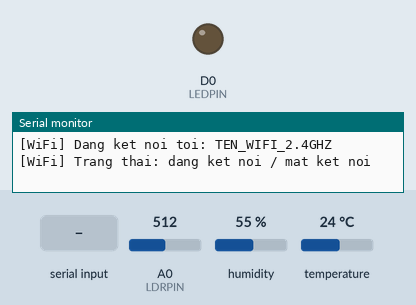
This sketch was run on a simulated ESP8266 (NodeMCU). Parts: output pins drawn as LEDs (lit = HIGH), the last lines printed to the serial monitor. Inputs (shaded band) come from the test bench; at power-on: A0 (LDRPIN) = 512, humidity 55 %, temperature 24 °C. WiFi joins after 1.5 s; servers stay silent unless stated; the local clock reads 2024-03-15 10:24:30 at power-on unless the sketch sets it; no MQTT or app messages arrive unless stated.

Above: at 1.2 s.
1.3 s: "ON\n" received over Serial
At 2.5 s:
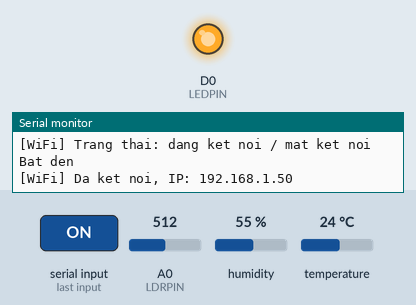
2.8 s: "OFF\n" received over Serial
At 3.8 s:
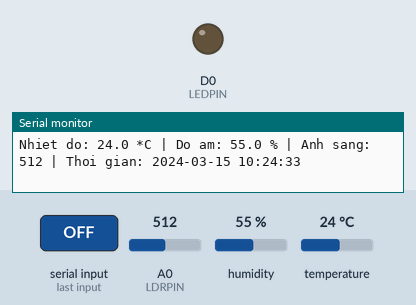
Timing chart, 0 to 5.8 s (numbered marks = the images above; inputs shaded):
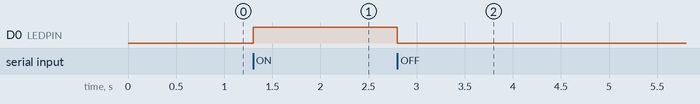

Measured:
- after the input at 1.3 s, D0 (LEDPIN): LOW → HIGH at once
- after the input at 2.8 s, D0 (LEDPIN): HIGH → LOW at once

The sketch:

sketch_aug29a.ino
```cpp
#include <ESP8266WiFi.h>
#include <PubSubClient.h>
#include "DHT.h"
#include <time.h>

const long GMT_OFFSET_SEC = 7 * 3600; // Gio Viet Nam UTC+7
const int DAYLIGHT_OFFSET_SEC = 0;

// ---------- Cau hinh phan cung ----------
#define DHTPIN D4        // Data DHT11 noi D4 (GPIO2)
#define DHTTYPE DHT11    // Loai cam bien DHT11
#define LDRPIN A0        // Quang tro noi A0
#define LEDPIN D0        // LED noi D0 (GPIO16) - relay/den that duy nhat hien co

// ---------- Cau hinh WiFi va MQTT - CAN CHINH TRUOC KHI NAP ----------
// WIFI_SSID, WIFI_PASSWORD, MQTT_HOST, MQTT_PORT, MQTT_USER, MQTT_PASSWORD nam trong secrets.h
// (khong dua len git). Lan dau: chep secrets.example.h thanh secrets.h roi dien thong tin that.
#include "secrets.h"
const char* NODE_ID       = "esp8266-01";

// ---------- Ma cam bien / thiet bi khop voi bang sensors/devices trong CSDL ----------
// LIGHT_01 la thiet bi that duy nhat (LED tren chan D0).
const char* SENSOR_CODE   = "SENSOR_01";
const char* DEVICE_CODE   = "LIGHT_01";

// ---------- Topic MQTT theo dung thiet ke Chuong 2.8 cua bao cao ----------
String TOPIC_SENSOR_DATA;    // iot/sensors/{sensorCode}/data   - ESP8266 -> Backend
String TOPIC_DEVICE_COMMAND; // iot/devices/{deviceCode}/command - Backend -> ESP8266
String TOPIC_DEVICE_STATUS;  // iot/devices/{deviceCode}/status  - ESP8266 -> Backend (ACK)
String TOPIC_HEARTBEAT;      // iot/nodes/{nodeId}/heartbeat     - ESP8266 -> Backend

const unsigned long SENSOR_INTERVAL_MS    = 2000;  // Chu ky publish du lieu cam bien
const unsigned long HEARTBEAT_INTERVAL_MS = 30000; // Chu ky gui heartbeat
const unsigned long WIFI_RETRY_MS         = 10000; // Chu ky thu lai WiFi khi mat ket noi
const unsigned long MQTT_RETRY_MS         = 3000;  // Chu ky thu lai MQTT khi mat ket noi

WiFiClient wifiClient;
PubSubClient mqttClient(wifiClient);
DHT dht(DHTPIN, DHTTYPE);

bool ledOn = false;
unsigned long lastSensorPublish = 0;
unsigned long lastHeartbeat = 0;
unsigned long lastWiFiAttempt = 0;
unsigned long lastMQTTAttempt = 0;

// Ham doc trung binh ADC de loc nhieu cho quang tro
int readLdrFiltered(uint8_t samples = 10) {
  long sum = 0;
  for (uint8_t i = 0; i < samples; i++) {
    sum += analogRead(LDRPIN);
    delay(15);
  }
  return (int)(sum / samples);
}

// Tra ve ISO-8601 co offset +07:00 (dung dinh dang JSON cua bao cao), can WiFi + NTP xong moi dung
String getIsoTimestamp() {
  time_t now = time(nullptr);
  if (now < 1700000000) { // Chua dong bo xong NTP
    return "";
  }
  struct tm timeinfo;
  localtime_r(&now, &timeinfo);
  char buf[32];
  strftime(buf, sizeof(buf), "%Y-%m-%dT%H:%M:%S+07:00", &timeinfo);
  return String(buf);
}

// Dinh dang ngay gio de hien thi tren Serial Monitor cho de doc (khong T, khong +07:00),
// khong dung cho JSON gui len MQTT vi backend can dung chuan ISO-8601 nhu getIsoTimestamp()
String getDisplayTimestamp() {
  time_t now = time(nullptr);
  if (now < 1700000000) {
    return "";
  }
  struct tm timeinfo;
  localtime_r(&now, &timeinfo);
  char buf[24];
  strftime(buf, sizeof(buf), "%Y-%m-%d %H:%M:%S", &timeinfo);
  return String(buf);
}

void applyLed(bool on) {
  ledOn = on;
  digitalWrite(LEDPIN, on ? HIGH : LOW);
}

// Tim gia tri chuoi ung voi "key":"value" trong mot doan JSON don gian (khong dung thu vien ngoai)
String extractJsonString(const String& json, const String& key) {
  String needle = "\"" + key + "\":\"";
  int start = json.indexOf(needle);
  if (start < 0) return "";
  start += needle.length();
  int end = json.indexOf('"', start);
  if (end < 0) return "";
  return json.substring(start, end);
}

// Publish ACK ve topic status voi cung actionCode nhan duoc (dung de Backend doi chieu UC04)
void publishStatus(const String& actionCode, bool success) {
  String payload;
  payload.reserve(180);
  payload  = "{\"actionCode\":\"" + actionCode + "\",";
  payload += "\"deviceCode\":\"" + String(DEVICE_CODE) + "\",";
  payload += "\"status\":\"" + String(ledOn ? "ON" : "OFF") + "\",";
  payload += "\"result\":\"" + String(success ? "SUCCESS" : "REJECTED") + "\",";
  payload += "\"confirmedAt\":\"" + getIsoTimestamp() + "\"}";
  mqttClient.publish(TOPIC_DEVICE_STATUS.c_str(), payload.c_str());
}

// Xu ly lenh ON/OFF, dung chung cho ca lenh tu Serial va tu MQTT
void handleCommand(String action, const String& actionCode, bool fromMqtt) {
  action.trim();
  action.toUpperCase();
  if (action.length() == 0) return;

  if (action == "ON") {
    applyLed(true);
    Serial.println("Bat den");
    if (fromMqtt) publishStatus(actionCode, true);
  } else if (action == "OFF") {
    applyLed(false);
    Serial.println("Tat den");
    if (fromMqtt) publishStatus(actionCode, true);
  } else {
    // AUTO hoac gia tri khac: node nay chua ho tro che do tu dong, tu choi lenh
    if (fromMqtt) publishStatus(actionCode, false);
  }
}

// Van giu duong nhap lenh qua Serial Monitor de test thu cong khi can
void handleSerialCommand() {
  while (Serial.available() > 0) {
    String cmd = Serial.readStringUntil('\n');
    handleCommand(cmd, "", false);
  }
}

// Nhan lenh JSON tu topic command qua MQTT: {"actionCode":..,"deviceCode":..,"action":..,"mode":..}
void mqttCallback(char* topic, byte* payload, unsigned int length) {
  String message;
  message.reserve(length);
  for (unsigned int i = 0; i < length; i++) {
    message += static_cast<char>(payload[i]);
  }
  if (String(topic) == TOPIC_DEVICE_COMMAND) {
    String actionCode = extractJsonString(message, "actionCode");
    String action = extractJsonString(message, "action");
    handleCommand(action, actionCode, true);
  }
}

void startWiFi() {
  WiFi.mode(WIFI_STA);
  WiFi.begin(WIFI_SSID, WIFI_PASSWORD);
  lastWiFiAttempt = millis();
  Serial.println();
  Serial.print("[WiFi] Dang ket noi toi: ");
  Serial.println(WIFI_SSID);
}

// Ten trang thai WiFi de in ra Serial
const char* wifiStatusText(wl_status_t status) {
  switch (status) {
    case WL_NO_SSID_AVAIL: return "khong tim thay WiFi (sai ten hoac khong phai 2.4GHz)";
    case WL_CONNECT_FAILED: return "ket noi that bai";
    case WL_WRONG_PASSWORD: return "sai mat khau WiFi";
    case WL_DISCONNECTED: return "dang ket noi / mat ket noi";
    case WL_IDLE_STATUS: return "dang cho";
    default: return "khac";
  }
}

// Theo doi va tu ket noi lai WiFi, khong dung delay() chan chuong trinh
void maintainWiFi() {
  static wl_status_t lastStatus = WL_IDLE_STATUS;
  wl_status_t status = WiFi.status();
  // In ra moi khi trang thai WiFi thay doi (de chan doan qua Serial Monitor)
  if (status != lastStatus) {
    lastStatus = status;
    if (status == WL_CONNECTED) {
      Serial.print("[WiFi] Da ket noi, IP: ");
      Serial.println(WiFi.localIP());
    } else {
      Serial.print("[WiFi] Trang thai: ");
      Serial.println(wifiStatusText(status));
    }
  }
  if (status != WL_CONNECTED && millis() - lastWiFiAttempt >= WIFI_RETRY_MS) {
    lastWiFiAttempt = millis();
    WiFi.reconnect();
  }
}

// Theo doi va tu ket noi lai MQTT, subscribe lai topic command sau moi lan ket noi thanh cong
void maintainMQTT() {
  if (WiFi.status() != WL_CONNECTED || mqttClient.connected()) return;
  if (millis() - lastMQTTAttempt < MQTT_RETRY_MS) return;
  lastMQTTAttempt = millis();

  String clientId = "ESP8266-" + String(ESP.getChipId(), HEX);
  Serial.print("[MQTT] Ket noi toi ");
  Serial.print(MQTT_HOST);
  Serial.print(":");
  Serial.print(MQTT_PORT);
  Serial.print(" ... ");
  if (mqttClient.connect(clientId.c_str(), MQTT_USER, MQTT_PASSWORD)) {
    Serial.println("thanh cong");
    mqttClient.subscribe(TOPIC_DEVICE_COMMAND.c_str(), 1);
    // Bao ngay trang thai that (vd: OFF sau khi vua boot) de Backend/Dashboard
    // khong con hien thi trang thai cu tu truoc khi mat nguon/reset.
    publishStatus("", true);
  } else {
    // state(): -2 khong toi duoc may chu (sai IP / bi chan), 4 sai tai khoan MQTT, 5 khong duoc phep
    Serial.print("that bai, state = ");
    Serial.println(mqttClient.state());
  }
}

// Doc DHT11 + quang tro, publish JSON len topic telemetry theo dung dinh dang bao cao
void publishSensorData() {
  float humidity = dht.readHumidity();
  float temperature = dht.readTemperature();
  int lightRaw = readLdrFiltered(10);

  if (isnan(humidity) || isnan(temperature)) {
    return;
  }

  String timestamp = getIsoTimestamp();
  if (timestamp.length() == 0) return; // Chua dong bo NTP xong thi bo qua chu ky nay

  String payload;
  payload.reserve(180);
  payload  = "{\"sensorCode\":\"" + String(SENSOR_CODE) + "\",";
  payload += "\"temperature\":" + String(temperature, 1) + ",";
  payload += "\"humidity\":" + String(humidity, 1) + ",";
  payload += "\"light\":" + String(lightRaw) + ",";
  payload += "\"timestamp\":\"" + timestamp + "\"}";

  mqttClient.publish(TOPIC_SENSOR_DATA.c_str(), payload.c_str(), false);

  Serial.print("Nhiet do: ");
  Serial.print(temperature, 1);
  Serial.print(" *C | Do am: ");
  Serial.print(humidity, 1);
  Serial.print(" % | Anh sang: ");
  Serial.print(lightRaw);
  Serial.print(" | Thoi gian: ");
  Serial.println(getDisplayTimestamp());
}

void publishHeartbeat() {
  String timestamp = getIsoTimestamp();
  if (timestamp.length() == 0) return;
  String payload = "{\"nodeId\":\"" + String(NODE_ID) + "\",\"timestamp\":\"" + timestamp + "\"}";
  mqttClient.publish(TOPIC_HEARTBEAT.c_str(), payload.c_str());
}

void setup() {
  Serial.begin(115200);
  pinMode(LEDPIN, OUTPUT);
  applyLed(false);

  TOPIC_SENSOR_DATA    = "iot/sensors/" + String(SENSOR_CODE) + "/data";
  TOPIC_DEVICE_COMMAND = "iot/devices/" + String(DEVICE_CODE) + "/command";
  TOPIC_DEVICE_STATUS  = "iot/devices/" + String(DEVICE_CODE) + "/status";
  TOPIC_HEARTBEAT      = "iot/nodes/" + String(NODE_ID) + "/heartbeat";

  dht.begin();
  startWiFi();
  configTime(GMT_OFFSET_SEC, DAYLIGHT_OFFSET_SEC, "pool.ntp.org", "time.nist.gov");
  mqttClient.setServer(MQTT_HOST, MQTT_PORT);
  mqttClient.setCallback(mqttCallback);
}

void loop() {
  maintainWiFi();
  maintainMQTT();
  if (mqttClient.connected()) {
    mqttClient.loop(); // Bat buoc goi thuong xuyen de nhan lenh va giu keep-alive
  }

  handleSerialCommand();

  unsigned long now = millis();
  if (mqttClient.connected() && now - lastSensorPublish >= SENSOR_INTERVAL_MS) {
    lastSensorPublish = now;
    publishSensorData();
  }
  if (mqttClient.connected() && now - lastHeartbeat >= HEARTBEAT_INTERVAL_MS) {
    lastHeartbeat = now;
    publishHeartbeat();
  }
}
```

secrets.example.h
```cpp
// Mau cau hinh WiFi / MQTT cho ESP8266.
// Chep file nay thanh secrets.h (cung thu muc) roi dien thong tin that. secrets.h khong dua len git.
#pragma once

const char* WIFI_SSID     = "TEN_WIFI_2.4GHZ";    // Ten WiFi 2.4GHz
const char* WIFI_PASSWORD = "MAT_KHAU_WIFI";      // Mat khau WiFi
const char* MQTT_HOST     = "192.168.1.100";      // IP may tinh chay Mosquitto
const uint16_t MQTT_PORT  = 1883;
const char* MQTT_USER     = "mqtt_username";      // Username dang nhap MQTT
const char* MQTT_PASSWORD = "mqtt_password";      // Mat khau dang nhap MQTT
```
